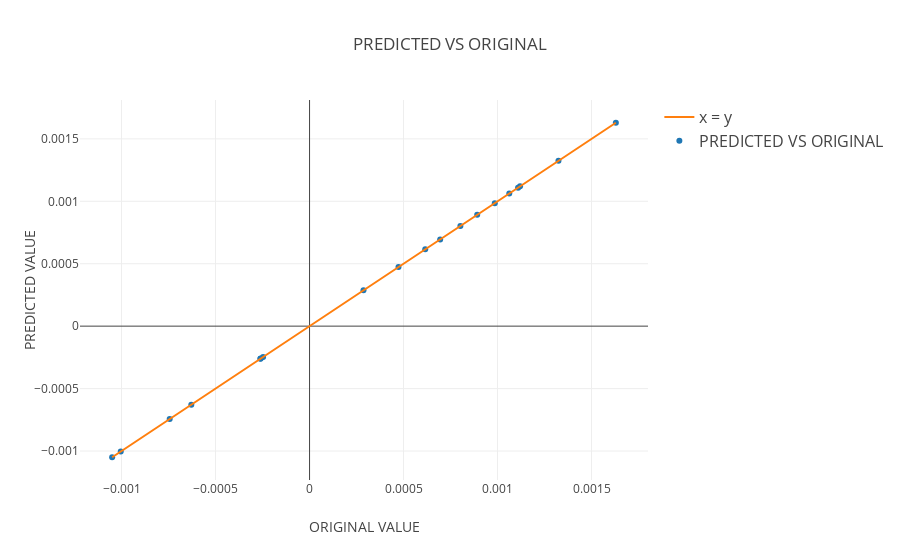

This figure's notebook cell:
### Markdown cell above
## SCATTER PLOT FOR OLS ##

### Code cell
trace1 = go.Scatter(
    x = predict_ols,
    y = Y_test,
    mode ='markers',
    name = 'PREDICTED VS ORIGINAL',
    line = dict(shape = 'linear')
)
trace2 = go.Scatter(
    x = Y_test,
    y = Y_test,
    mode = 'lines',
    name = 'x = y',
    line = dict(shape = 'linear')
)
data = [trace1, trace2]
layout = dict(
    title = 'PREDICTED VS ORIGINAL',
    yaxis = dict(
        title = 'PREDICTED VALUE'
    ),
    xaxis = dict(
        title = 'ORIGINAL VALUE'
    ),
    legend = dict(
        traceorder = 'reversed',
        font = dict(size = 16)
    )
)
fig = dict(data = data, layout = layout)
plot.iplot(fig, filename = 'SCATTER PLOT FOR OLS')

### Figure 1 — Plotly figure (JSON) as saved in the notebook; plotly's stock layout.template omitted (floating-point values rounded to 4 significant figures)
{"data": [{"line": {"shape": "linear"}, "mode": "markers", "name": "PREDICTED VS ORIGINAL", "type": "scatter", "x": [0.001629, 0.000473, -0.00105, -0.0002599, 0.00112, 0.001324, 0.0008917, 0.0008023, 0.0006947, 0.0006153, -0.0002619, -0.000629, -0.000744, 0.0002868, 0.0009852, -0.001004, 0.001062, 0.001109, -0.000247], "y": [0.001629, 0.000473, -0.00105, -0.0002599, 0.00112, 0.001324, 0.0008917, 0.0008023, 0.0006947, 0.0006153, -0.0002619, -0.000629, -0.000744, 0.0002868, 0.0009852, -0.001004, 0.001062, 0.001109, -0.000247]}, {"line": {"shape": "linear"}, "mode": "lines", "name": "x = y", "type": "scatter", "x": [0.001629, 0.000473, -0.00105, -0.0002599, 0.00112, 0.001324, 0.0008917, 0.0008023, 0.0006947, 0.0006153, -0.0002619, -0.000629, -0.000744, 0.0002868, 0.0009852, -0.001004, 0.001062, 0.001109, -0.000247], "y": [0.001629, 0.000473, -0.00105, -0.0002599, 0.00112, 0.001324, 0.0008917, 0.0008023, 0.0006947, 0.0006153, -0.0002619, -0.000629, -0.000744, 0.0002868, 0.0009852, -0.001004, 0.001062, 0.001109, -0.000247]}], "layout": {"legend": {"font": {"size": 16}, "traceorder": "reversed"}, "title": "PREDICTED VS ORIGINAL", "xaxis": {"title": "ORIGINAL VALUE"}, "yaxis": {"title": "PREDICTED VALUE"}}}
